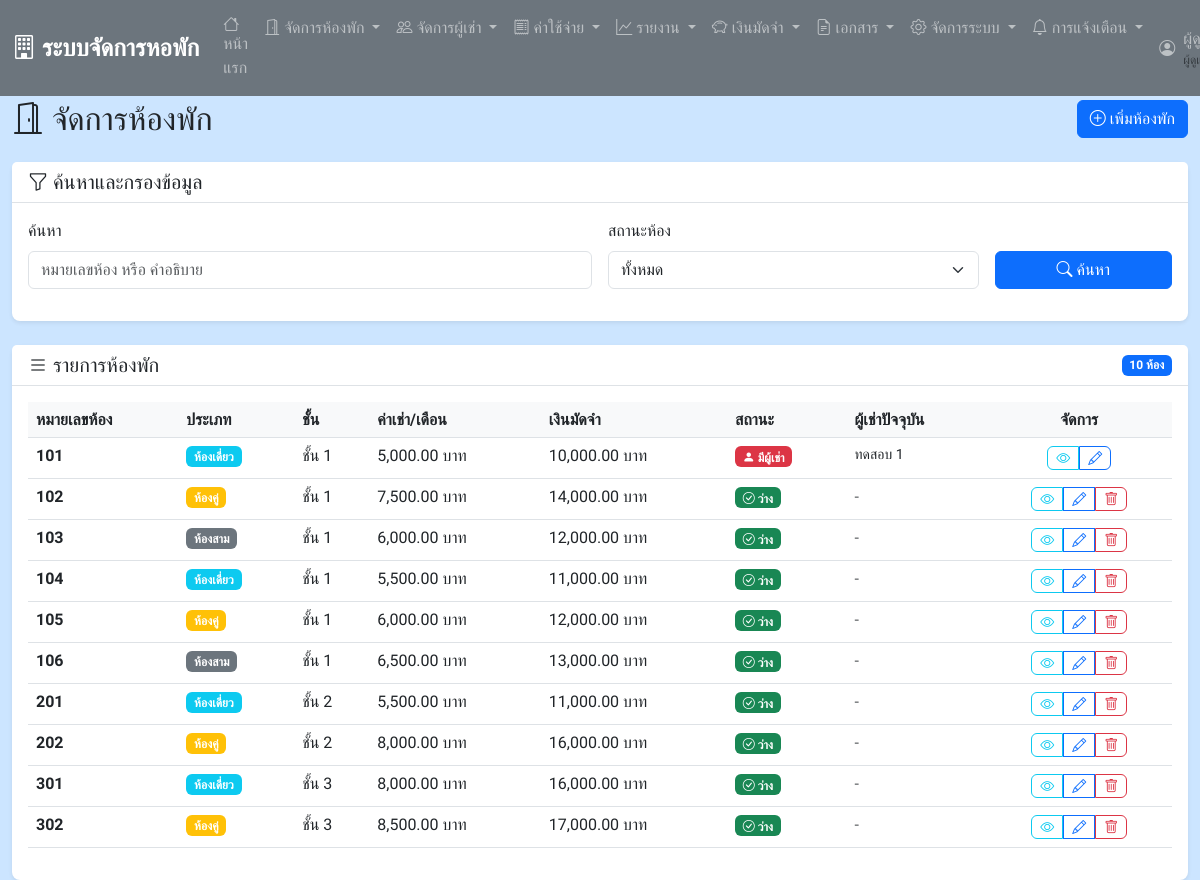
The page /rooms/rooms.php (signed in) on the database its author committed.
### tables this page shows
CREATE TABLE `rooms` (
  `room_id` int(11) NOT NULL,
  `room_number` varchar(10) NOT NULL,
  `room_type` enum('single','double','triple') NOT NULL,
  `monthly_rent` decimal(10,2) NOT NULL,
  `deposit` decimal(10,2) NOT NULL,
  `room_status` enum('available','occupied','maintenance') DEFAULT 'available',
  `floor_number` int(11) DEFAULT NULL,
  `room_description` text DEFAULT NULL,
  `created_at` timestamp NOT NULL DEFAULT current_timestamp()
);

### config.php (called while the page is built, shortened)
<?php
function formatCurrency($amount) {
    return number_format($amount, 2) . ' บาท';
}
?>

### rooms/rooms.php (the view, shortened to what this page needs)
<?php
require_once 'includes/header.php';
$search = isset($_GET['search']) ? $_GET['search'] : '';
$sql = "SELECT r.*,
        (SELECT COUNT(*) FROM contracts c WHERE c.room_id = r.room_id AND c.contract_status = 'active') as has_tenant,
        (SELECT CONCAT(t.first_name, ' ', t.last_name)
         FROM contracts c
         JOIN tenants t ON c.tenant_id = t.tenant_id
         WHERE c.room_id = r.room_id AND c.contract_status = 'active'
         LIMIT 1) as tenant_name
        FROM rooms r WHERE 1=1";
$params = [];
$sql .= " ORDER BY r.room_number";
try {
    $stmt = $pdo->prepare($sql);
    $stmt->execute($params);
    $rooms = $stmt->fetchAll();
} catch(PDOException $e) {
    $error_message = "เกิดข้อผิดพลาดในการดึงข้อมูล: " . $e->getMessage();
}
?>
<?php include 'includes/navbar.php'; ?>
<div class="container-fluid mt-4">
    <div class="row">
        <div class="col-12">
            <div class="d-flex justify-content-between align-items-center mb-4">
                <h2 class="mb-0">
                    <i class="bi bi-door-open"></i>
                    จัดการห้องพัก
                </h2>
                <a href="add_room.php" class="btn btn-primary">
                    <i class="bi bi-plus-circle"></i>
                    เพิ่มห้องพัก
                </a>
            </div>
            <div class="card mb-4">
                <div class="card-header">
                    <h5 class="mb-0">
                        <i class="bi bi-funnel"></i>
                        ค้นหาและกรองข้อมูล
                    </h5>
                </div>
                <div class="card-body">
                    <form method="GET" class="row g-3">
                        <div class="col-md-6">
                            <label for="search" class="form-label">ค้นหา</label>
                            <input type="text" class="form-control" id="search" name="search"
                                   value="<?php echo htmlspecialchars($search); ?>"
                                   placeholder="หมายเลขห้อง หรือ คำอธิบาย">
                        </div>
                        <div class="col-md-4">
                            <label for="status" class="form-label">สถานะห้อง</label>
                            <select class="form-select" id="status" name="status">
                                <option value="">ทั้งหมด</option>
                            </select>
                        </div>
                        <div class="col-md-2">
                            <label class="form-label">&nbsp;</label>
                            <div class="d-grid">
                                <button type="submit" class="btn btn-primary">
                                    <i class="bi bi-search"></i>
                                    ค้นหา
                                </button>
                            </div>
                        </div>
                    </form>
                </div>
            </div>
            <div class="card">
                <div class="card-header d-flex justify-content-between align-items-center">
                    <h5 class="mb-0">
                        <i class="bi bi-list"></i>
                        รายการห้องพัก
                    </h5>
                    <span class="badge bg-primary"><?php echo count($rooms); ?> ห้อง</span>
                </div>
                <div class="card-body">
                    <?php if (empty($rooms)): ?>
                        <div class="text-center py-5">
                            <i class="bi bi-inbox display-1 text-muted"></i>
                            <h4 class="text-muted mt-3">ไม่พบข้อมูลห้องพัก</h4>
                            <p class="text-muted">ยังไม่มีข้อมูลห้องพัก หรือไม่มีข้อมูลที่ตรงกับเงื่อนไขการค้นหา</p>
                            <a href="add_room.php" class="btn btn-primary">
                                <i class="bi bi-plus-circle"></i>
                                เพิ่มห้องพักแรก
                            </a>
                        </div>
                    <?php else: ?>
                        <div class="table-responsive">
                            <table class="table table-hover">
                                <thead>
                                    <tr>
                                        <th>หมายเลขห้อง</th>
                                        <th>ประเภท</th>
                                        <th>ชั้น</th>
                                        <th>ค่าเช่า/เดือน</th>
                                        <th>เงินมัดจำ</th>
                                        <th>สถานะ</th>
                                        <th>ผู้เช่าปัจจุบัน</th>
                                        <th class="text-center">จัดการ</th>
                                    </tr>
                                </thead>
                                <tbody>
                                    <?php foreach ($rooms as $room): ?>
                                        <tr>
                                            <td>
                                                <strong><?php echo $room['room_number']; ?></strong>
                                            </td>
                                            <td>
                                                <?php
                                                switch ($room['room_type']) {
                                                    case 'single':
                                                        echo '<span class="badge bg-info">ห้องเดี่ยว</span>';
                                                        break;
                                                    case 'double':
                                                        echo '<span class="badge bg-warning">ห้องคู่</span>';
                                                        break;
                                                    case 'triple':
                                                        echo '<span class="badge bg-secondary">ห้องสาม</span>';
                                                        break;
                                                }
                                                ?>
                                            </td>
                                            <td>ชั้น <?php echo $room['floor_number']; ?></td>
                                            <td><?php echo formatCurrency($room['monthly_rent']); ?></td>
                                            <td><?php echo formatCurrency($room['deposit']); ?></td>
                                            <td>
                                                <?php
                                                $status_class = '';
                                                $status_text = '';
                                                $status_icon = '';
                                                if ($room['has_tenant'] > 0) {
                                                    $status_class = 'bg-danger';
                                                    $status_text = 'มีผู้เช่า';
                                                    $status_icon = 'bi-person-fill';
                                                } else {
                                                    switch ($room['room_status']) {
                                                        case 'available':
                                                            $status_class = 'bg-success';
                                                            $status_text = 'ว่าง';
                                                            $status_icon = 'bi-check-circle';
                                                            break;
                                                    }
                                                }
                                                ?>
                                                <span class="badge <?php echo $status_class; ?>">
                                                    <i class="<?php echo $status_icon; ?>"></i>
                                                    <?php echo $status_text; ?>
                                                </span>
                                            </td>
                                            <td>
                                                <?php if ($room['tenant_name']): ?>
                                                    <small><?php echo $room['tenant_name']; ?></small>
                                                <?php else: ?>
                                                    <span class="text-muted">-</span>
                                                <?php endif; ?>
                                            </td>
                                            <td class="text-center">
                                                <div class="btn-group" role="group">
                                                    <a href="view_room.php?id=<?php echo $room['room_id']; ?>"
                                                       class="btn btn-sm btn-outline-info"
                                                       data-bs-toggle="tooltip"
                                                       title="ดูรายละเอียด">
                                                        <i class="bi bi-eye"></i>
                                                    </a>
                                                    <a href="edit_room.php?id=<?php echo $room['room_id']; ?>"
                                                       class="btn btn-sm btn-outline-primary"
                                                       data-bs-toggle="tooltip"
                                                       title="แก้ไข">
                                                        <i class="bi bi-pencil"></i>
                                                    </a>
                                                    <?php if ($room['has_tenant'] == 0): ?>
                                                        <a href="rooms.php?delete=<?php echo $room['room_id']; ?>"
                                                           class="btn btn-sm btn-outline-danger"
                                                           data-bs-toggle="tooltip"
                                                           title="ลบ"
                                                           onclick="return confirmDelete('คุณต้องการลบห้อง <?php echo $room['room_number']; ?> หรือไม่?')">
                                                            <i class="bi bi-trash"></i>
                                                        </a>
                                                    <?php endif; ?>
                                                </div>
                                            </td>
                                        </tr>
                                    <?php endforeach; ?>
                                </tbody>
                            </table>
                        </div>
                    <?php endif; ?>
                </div>
            </div>
        </div>
    </div>
</div>
<?php include 'includes/footer.php'; ?>

### includes/header.php (style rules this page uses)
body { font-family: 'Kanit', sans-serif; background-color: #f8f9fa; }
.card { border: none; box-shadow: 0 0.125rem 0.25rem rgba(0, 0, 0, 0.075); border-radius: 0.5rem; }
.card-header { background-color: #fff; border-bottom: 1px solid #dee2e6; font-weight: 500; }
.btn { border-radius: 0.375rem; font-weight: 500; }
.table th { font-weight: 600; background-color: #f8f9fa; }

### rooms/rooms.php (style rules this page uses)
body { background-color : #CCE5FF; }
.table th { white-space: nowrap; }
.btn-group .btn { margin: 0 1px; }
.badge { font-size: 0.75rem; }

### includes/navbar.php (style rules this page uses)
body { padding-top: 76px; }

### rows shown on the page
rooms: room_number "101", room_type "ห้องเดี่ยว", floor_number "1", monthly_rent "5,000.00 บาท", deposit "10,000.00 บาท", status_text "มีผู้เช่า", tenant_name "ทดสอบ 1"
rooms: room_number "102", room_type "ห้องคู่", floor_number "1", monthly_rent "7,500.00 บาท", deposit "14,000.00 บาท", room_status "ว่าง"
rooms: room_number "103", room_type "ห้องสาม", floor_number "1", monthly_rent "6,000.00 บาท", deposit "12,000.00 บาท", room_status "ว่าง"
rooms: room_number "104", room_type "ห้องเดี่ยว", floor_number "1", monthly_rent "5,500.00 บาท", deposit "11,000.00 บาท", room_status "ว่าง"
rooms: room_number "105", room_type "ห้องคู่", floor_number "1", monthly_rent "6,000.00 บาท", deposit "12,000.00 บาท", room_status "ว่าง"
rooms: room_number "106", room_type "ห้องสาม", floor_number "1", monthly_rent "6,500.00 บาท", deposit "13,000.00 บาท", room_status "ว่าง"
rooms: room_number "201", room_type "ห้องเดี่ยว", floor_number "2", monthly_rent "5,500.00 บาท", deposit "11,000.00 บาท", room_status "ว่าง"
rooms: room_number "202", room_type "ห้องคู่", floor_number "2", monthly_rent "8,000.00 บาท", deposit "16,000.00 บาท", room_status "ว่าง"
rooms: room_number "301", room_type "ห้องเดี่ยว", floor_number "3", monthly_rent "8,000.00 บาท", deposit "16,000.00 บาท", room_status "ว่าง"
rooms: room_number "302", room_type "ห้องคู่", floor_number "3", monthly_rent "8,500.00 บาท", deposit "17,000.00 บาท", room_status "ว่าง"

### other values the page prints
count($rooms) "10"
